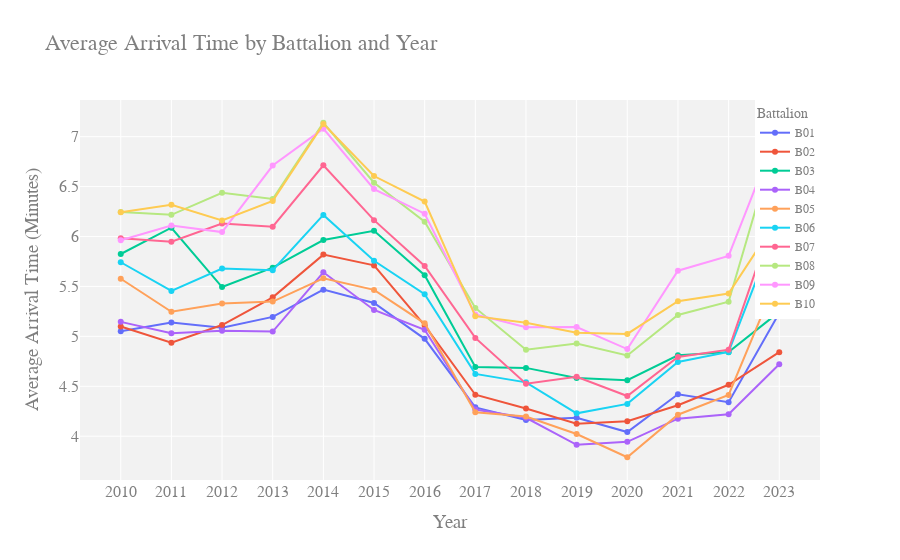

Write notebook code for a chart like this one.
### Markdown cell above
This code computes the time it takes for each fire department unit to arrive at the scene of an incident, and creates a new column in the dataset to store these values. It generates a line chart using the Plotly, seaborn and mplcursors libraryies to visualize the the dataset by battalion and year, and calculates the average arrival time for each group and sets some hovering effects on the plot.

### Code cell
# Author-
# Ali Dadayev 


# Convert to minutes and add a new column
df['Arrive time_minutes'] = ((df['Arrival DtTm'] - df['Alarm DtTm']).dt.total_seconds() / 60.0).round(2)

# Group by battalion and year
df['year'] = df['Incident Date'].dt.year
df_grouped = df.groupby(['Battalion', 'year'])['Arrive time_minutes'].mean().reset_index()

# Create a line plot for each battalion using Plotly
fig = go.Figure()
for battalion in df_grouped['Battalion'].unique():
    data = df_grouped[df_grouped['Battalion'] == battalion]
    fig.add_trace(go.Scatter(x=data['year'], y=data['Arrive time_minutes'], name=battalion, line=dict(width=2)))

# Set layout for the plot
fig.update_layout(
    title="Average Arrival Time by Battalion and Year",
    xaxis_title="Year",
    yaxis_title="Average Arrival Time (Minutes)",
    font=dict(
        family="Arial",
        size=16,
        color="#7f7f7f"
    ),
    legend=dict(
        title="Battalion",
        font=dict(
            family="Arial",
            size=12,
            color="#7f7f7f"
        ),
        yanchor="top",
        y=1,
        xanchor="right",
        x=1
    ),
    plot_bgcolor="#f2f2f2",
    xaxis=dict(
        tickmode='linear',
        tick0=2003,
        dtick=1
    )
)

# Add interactivity to the plot using mplcursors
annotations = [f"{battalion}\nYear: {int(data['year'])}\nAvg. Arrival Time: {data['Arrive time_minutes']:.2f} minutes"
               for battalion, data in df_grouped[['Battalion', 'year', 'Arrive time_minutes']].iterrows()]
cursor = mplcursors.cursor(hover=True)
cursor.connect("add", lambda sel: sel.annotation.set_text(annotations[sel.target.index]))

# Save the plot to an HTML file and display it in the browser
pyo.plot(fig, filename='battalion_arrival_time.html', auto_open=True)

# Display the plot in the notebook
pyo.iplot(fig)

### Figure 1 — Plotly figure (JSON) as saved in the notebook; plotly's stock layout.template omitted (floating-point values rounded to 4 significant figures)
{"data": [{"line": {"width": 2}, "name": "B01", "type": "scatter", "x": [2010, 2011, 2012, 2013, 2014, 2015, 2016, 2017, 2018, 2019, 2020, 2021, 2022, 2023], "y": [5.052, 5.14, 5.087, 5.195, 5.468, 5.335, 4.975, 4.289, 4.162, 4.184, 4.042, 4.42, 4.342, 5.234]}, {"line": {"width": 2}, "name": "B02", "type": "scatter", "x": [2010, 2011, 2012, 2013, 2014, 2015, 2016, 2017, 2018, 2019, 2020, 2021, 2022, 2023], "y": [5.099, 4.937, 5.113, 5.391, 5.819, 5.711, 5.11, 4.415, 4.278, 4.125, 4.149, 4.311, 4.516, 4.842]}, {"line": {"width": 2}, "name": "B03", "type": "scatter", "x": [2010, 2011, 2012, 2013, 2014, 2015, 2016, 2017, 2018, 2019, 2020, 2021, 2022, 2023], "y": [5.825, 6.088, 5.494, 5.688, 5.965, 6.057, 5.612, 4.693, 4.684, 4.584, 4.561, 4.81, 4.842, 5.245]}, {"line": {"width": 2}, "name": "B04", "type": "scatter", "x": [2010, 2011, 2012, 2013, 2014, 2015, 2016, 2017, 2018, 2019, 2020, 2021, 2022, 2023], "y": [5.145, 5.03, 5.055, 5.048, 5.642, 5.264, 5.067, 4.267, 4.185, 3.914, 3.944, 4.176, 4.22, 4.72]}, {"line": {"width": 2}, "name": "B05", "type": "scatter", "x": [2010, 2011, 2012, 2013, 2014, 2015, 2016, 2017, 2018, 2019, 2020, 2021, 2022, 2023], "y": [5.577, 5.247, 5.33, 5.348, 5.582, 5.466, 5.131, 4.24, 4.197, 4.022, 3.79, 4.216, 4.413, 5.631]}, {"line": {"width": 2}, "name": "B06", "type": "scatter", "x": [2010, 2011, 2012, 2013, 2014, 2015, 2016, 2017, 2018, 2019, 2020, 2021, 2022, 2023], "y": [5.742, 5.455, 5.679, 5.663, 6.217, 5.757, 5.421, 4.624, 4.54, 4.229, 4.324, 4.744, 4.844, 6.156]}, {"line": {"width": 2}, "name": "B07", "type": "scatter", "x": [2010, 2011, 2012, 2013, 2014, 2015, 2016, 2017, 2018, 2019, 2020, 2021, 2022, 2023], "y": [5.981, 5.947, 6.129, 6.098, 6.714, 6.164, 5.705, 4.985, 4.526, 4.595, 4.402, 4.794, 4.867, 6.347]}, {"line": {"width": 2}, "name": "B08", "type": "scatter", "x": [2010, 2011, 2012, 2013, 2014, 2015, 2016, 2017, 2018, 2019, 2020, 2021, 2022, 2023], "y": [6.246, 6.217, 6.438, 6.376, 7.139, 6.539, 6.148, 5.285, 4.867, 4.929, 4.808, 5.214, 5.347, 7.078]}, {"line": {"width": 2}, "name": "B09", "type": "scatter", "x": [2010, 2011, 2012, 2013, 2014, 2015, 2016, 2017, 2018, 2019, 2020, 2021, 2022, 2023], "y": [5.963, 6.11, 6.044, 6.711, 7.08, 6.475, 6.229, 5.22, 5.091, 5.094, 4.873, 5.658, 5.806, 7.098]}, {"line": {"width": 2}, "name": "B10", "type": "scatter", "x": [2010, 2011, 2012, 2013, 2014, 2015, 2016, 2017, 2018, 2019, 2020, 2021, 2022, 2023], "y": [6.242, 6.317, 6.162, 6.356, 7.128, 6.606, 6.35, 5.202, 5.137, 5.037, 5.025, 5.353, 5.428, 6.205]}], "layout": {"font": {"color": "#7f7f7f", "family": "Arial", "size": 16}, "legend": {"font": {"color": "#7f7f7f", "family": "Arial", "size": 12}, "title": {"text": "Battalion"}, "x": 1, "xanchor": "right", "y": 1, "yanchor": "top"}, "plot_bgcolor": "#f2f2f2", "title": {"text": "Average Arrival Time by Battalion and Year"}, "xaxis": {"dtick": 1, "tick0": 2003, "tickmode": "linear", "title": {"text": "Year"}}, "yaxis": {"title": {"text": "Average Arrival Time (Minutes)"}}}}
